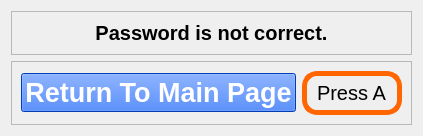
      <widget class="QWidget" name="passwordNotCorrect_3">
       <layout class="QVBoxLayout" name="verticalLayout_8">
        <item>
         <widget class="QFrame" name="frame_4">
          <property name="frameShape">
           <enum>QFrame::StyledPanel</enum>
          </property>
          <property name="frameShadow">
           <enum>QFrame::Raised</enum>
          </property>
          <layout class="QVBoxLayout" name="verticalLayout_6">
           <item>
            <widget class="QLabel" name="usernameNotExist_label_2">
             <property name="font">
              <font>
               <pointsize>15</pointsize>
               <weight>75</weight>
               <bold>true</bold>
              </font>
             </property>
             <property name="text">
              <string>Password is not correct.</string>
             </property>
             <property name="alignment">
              <set>Qt::AlignCenter</set>
             </property>
            </widget>
           </item>
          </layout>
         </widget>
        </item>
        <item>
         <widget class="QFrame" name="frame_5">
          <property name="frameShape">
           <enum>QFrame::StyledPanel</enum>
          </property>
          <property name="frameShadow">
           <enum>QFrame::Raised</enum>
          </property>
          <layout class="QVBoxLayout" name="verticalLayout_7">
           <item>
            <layout class="QHBoxLayout" name="horizontalLayout_5">
             <item>
              <widget class="QPushButton" name="ReturnToMainPage_pushButton_2">
               <property name="font">
                <font>
                 <pointsize>20</pointsize>
                 <weight>75</weight>
                 <bold>true</bold>
                </font>
               </property>
               <property name="styleSheet">
                <string notr="true">QPushButton {
	background: rgb(0, 85, 255);
	color:  white;
}

QPushButton :hover{
	background: rgba(0, 85, 255, 200);
}

QPushButton :pressed{
	background: rgba(0, 85, 255, 200);
}</string>
               </property>
               <property name="text">
                <string>Return To Main Page</string>
               </property>
               <property name="shortcut">
                <string>Alt+A</string>
               </property>
              </widget>
             </item>
             <item>
              <widget class="QLabel" name="loginPushButtonKeypad_label_3">
               <property name="sizePolicy">
                <sizepolicy hsizetype="Preferred" vsizetype="Fixed">
                 <horstretch>0</horstretch>
                 <verstretch>0</verstretch>
                </sizepolicy>
               </property>
               <property name="font">
                <font>
                 <pointsize>15</pointsize>
                </font>
               </property>
               <property name="styleSheet">
                <string notr="true">QLabel {
    border: 5px solid #ff6600; 
    border-radius: 15px; 
    padding: 5px; 
	color:black;
}
</string>
               </property>
               <property name="text">
                <string>Press A</string>
               </property>
              </widget>
             </item>
            </layout>
           </item>
          </layout>
         </widget>
        </item>
       </layout>
      </widget>
